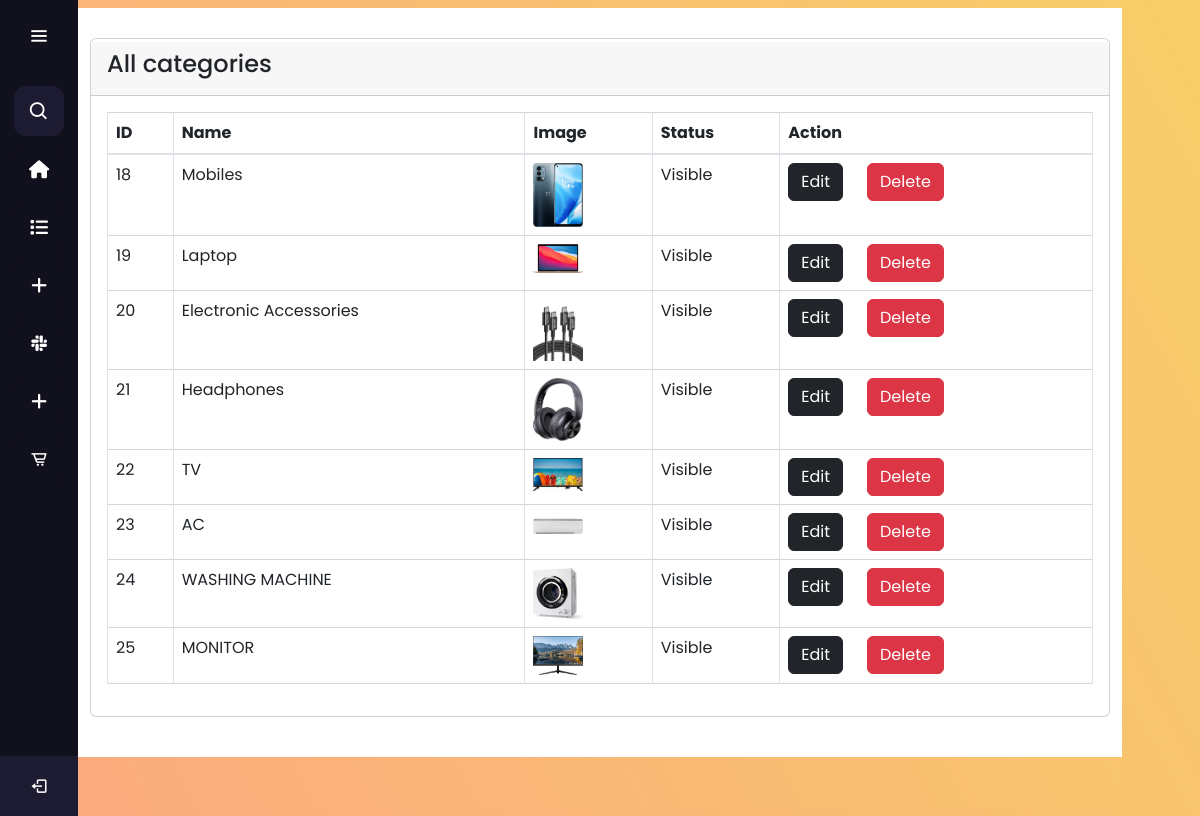
The app's page /Admin/Category.php (signed in) with its own data.
### tables this page shows
CREATE TABLE `categories` (
  `id` int(11) NOT NULL,
  `name` varchar(191) NOT NULL,
  `slug` varchar(191) NOT NULL,
  `description` mediumtext NOT NULL,
  `status` tinyint(4) NOT NULL DEFAULT 0,
  `popular` tinyint(4) NOT NULL DEFAULT 0,
  `image` varchar(191) NOT NULL,
  `meta_title` varchar(191) NOT NULL,
  `meta_description` mediumtext NOT NULL,
  `meta_keywords` mediumtext NOT NULL,
  `created_at` timestamp NOT NULL DEFAULT current_timestamp()
);

### functions/myfunctions.php (called while the page is built, shortened)
<?php
include('../config/dbcon.php');
    function getAll($table)
    {
        global $con;
        $query="SELECT * from $table";
        return $query_run = mysqli_query($con, $query);
    }
?>

### Admin/Category.php (the view, shortened to what this page needs)
<?php
include('./includes/header.php');
include('./includes/sidebar.php');
?>
<section class="home-section">
    <div class="container">
        <div class="row">
            <div class="col-md-12">
                <div class="card">
                    <div class="card-header">
                        <h4>All categories</h4>
                    </div>
                    <div class="card-body">
                        <table class="table table-bordered">
                            <thead>
                                <tr>
                                    <th>ID</th>
                                    <th>Name</th>
                                    <th>Image</th>
                                    <th>Status</th>
                                    <th>Action</th>
                                </tr>
                            </thead>
                            <tbody>
                                <?php
                                $category = getAll("categories");
                                if (mysqli_num_rows($category) >= 0) {
                                    foreach ($category as $item) {
                                ?>
                                        <tr class="">
                                            <td><?= $item['id']; ?></td>
                                            <td><?= $item['name']; ?></td>
                                            <td>
                                                <img src="../uploads/<?= $item['image']; ?>" width="50px" alt="<?= $item['name']; ?>">
                                            </td>
                                            <td>
                                                <?= $item['status'] == '0' ? "Visible" : "Hidden " ?>
                                            </td>
                                            <td>
                                                <div class="act d-flex">
                                                    <div class="edt">
                                                        <a href="edit-category.php?id=<?= $item['id']; ?> " class="btn btn-dark">Edit</a>
                                                    </div>
                                                    <div class="dlt ps-4">
                                                        <form action="code.php" method="POST">
                                                            <button type="submit" class="btn btn-danger" name="delete_category_btn">Delete</button>
                                                        </form>
                                                    </div>
                                                </div>
                                            </td>
                                        </tr>
                                <?php
                                    }
                                } else {
                                    echo "No Record Found";
                                }
                                ?>
                            </tbody>
                        </table>
                    </div>
                </div>
            </div>
        </div>
    </div>
</section>
<?php include('./includes/footer.php') ?>

### Admin/Assets/style/style1.css (style rules this page uses)
* { margin: 0; padding: 0; box-sizing: border-box; font-family: "Poppins" , sans-serif; }
.container { background: #fff; padding: 30px 40px 40px 50px; }
.home-section { position: sticky; background-color: #FBAB7E; background-image: linear-gradient(62deg, #FBAB7E 0%, #F7CE68 100%); min-height: 100vh; top: 0; left: 78px; width: calc(100% - 78px); transition: all 0.5s ease; z-index: 2; }

### Admin/Assets/style/category.css (style rules this page uses)
.card { border-width: 0px; border-color: none; padding-top: 3px; }

### Admin/includes/header.php (style rules this page uses)
.table { border: 1px solid #d9d3d3; }

### records on screen
categories: id "18", name "Mobiles", image (picture), status "Visible"
categories: id "19", name "Laptop", image (picture), status "Visible"
categories: id "20", name "Electronic Accessories", image (picture), status "Visible"
categories: id "21", name "Headphones", image (picture), status "Visible"
categories: id "22", name "TV", image (picture), status "Visible"
categories: id "23", name "AC", image (picture), status "Visible"
categories: id "24", name "WASHING MACHINE", image (picture), status "Visible"
categories: id "25", name "MONITOR", image (picture), status "Visible"
